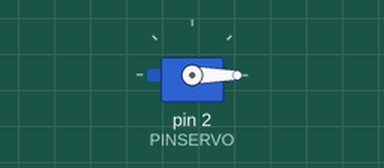
Recording of a sketch running on a simulated Arduino Uno, built with avr-gcc and run on an emulated ATmega328P. Shown: servo.

Above: at 0.05 s.
At 4.0 s:
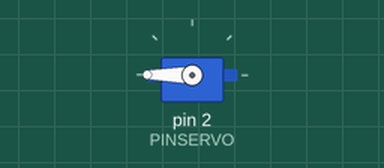
Timing chart, 0 to 5.2 s (numbered marks = the images above):
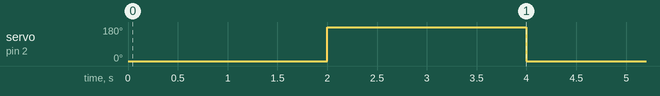

Measured:
- by itself, servo on pin 2 (PINSERVO): alternates 180° for 2.0 s and 0° for 2.0 s

The sketch:

servos.ino
```cpp
#include <Servo.h>

Servo servo;

int PINSERVO = 2;
int PULSOMIN = 500;
int PULSOMAX = 2400;

void setup()
{
   servo.attach(PINSERVO, PULSOMIN, PULSOMAX);
}

void loop()
{
   servo.write(0);
   delay(2000);
   servo.write(180);
   delay(2000);
}
```
